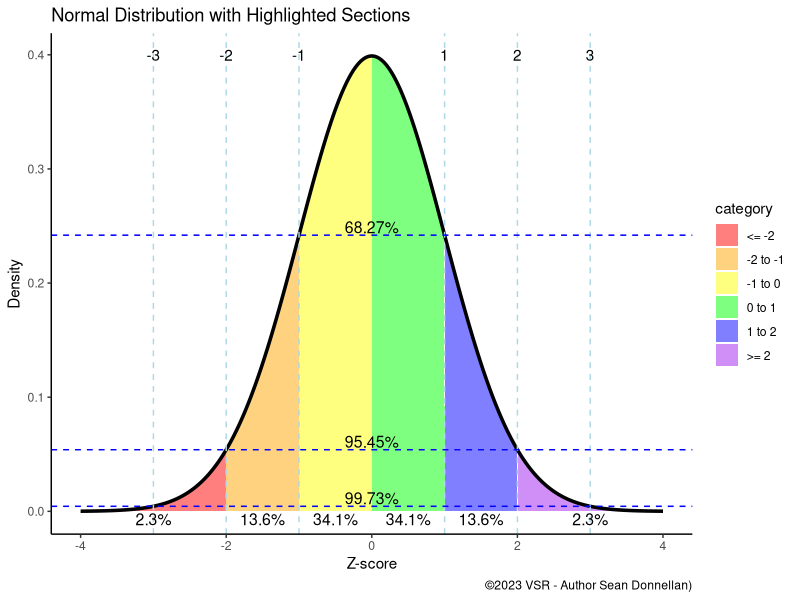

Here is the R script that generated this plot:
#!/usr/bin/env Rscript
# get filename to work on
# test if there is at least one argument: if not, return an error
if (interactive()) {
  interactive <- interactive()
  #probably running on my laptop so set these manually for testing through gui (rstudio)
  filename <- "normalDist.svg"
  setwd("r/data")
} else {
  #probably running in a docker or similar
  args <- commandArgs(trailingOnly = TRUE)
  if (length(args)==0) {
    stop("At least one argument must be supplied (input file)", call.=FALSE)
  } else {
    filename <- args[1]
  }
}
#Load Libraries
libs = c("ggplot2")
for (i in libs){
  if( !is.element(i, .packages(all.available = TRUE)) ) {
    install.packages(i)
  }
  library(i,character.only = TRUE)
}
# Create a data frame with x values
df <- data.frame(x = seq(-4, 4, length.out = 1000))
# Add a column with the density values
df$density <- dnorm(df$x)
# Find the density values at z-scores of different values
x_vals <- c(1,2,3)
density_vals <- dnorm(x_vals)
percent_vals <- round(pnorm(x_vals) - pnorm(x_vals*-1), 4)*100
isectdf <- data.frame(cbind(x = x_vals, density = density_vals, percent = percent_vals))
colnames(isectdf) <- c("x", "density","percent")
# Define color cutoffs for the density plot
labeldf <- data.frame(
  'colors' = c("red", "orange", "yellow", "green", "blue", "purple"),
  'percent' = c("2.3%", "13.6%", "34.1%", "34.1%", "13.6%", "2.3%" ), 
  'percentxPos' = c(-3, -1.5, -0.5, .5, 1.5, 3 ), 
  'labels1' = c("-Inf to -2", "2 to -1", "-1 to 0", "0 to 1", "1 to 2", "2 to Inf"), 
  'labels' = c("<= -2", "-2 to -1", "-1 to 0", "0 to 1", "1 to 2", ">= 2")) 
color_cutoffs <- c(-Inf, -2, -1, 0, 1, 2, Inf)
# Add a column with color categories
df$category <- cut(df$x, breaks = color_cutoffs, labels = labeldf$labels)
plot <- ggplot(df, aes(x, density)) +
  geom_area(aes(fill = category), alpha = 0.5) + geom_line(size = 1.2) +
  scale_fill_manual(values = labeldf$colors, labels = labeldf$labels) +
  geom_vline(linetype = "dashed", color = "lightblue", xintercept = c(isectdf$x,isectdf$x*-1)) +
  geom_text(data=isectdf, x = isectdf$x, y = .4, aes( label = x)) +
  geom_text(data=isectdf, x = isectdf$x*-1, y = .4, aes( label = x*-1)) +
  geom_hline(linetype = "dashed", color = "blue", yintercept = isectdf$density) +
  geom_text(data=isectdf, x = 0, y = isectdf$density+.007, size = 4, aes( label = paste0(percent, "%"))) +
  geom_text(data=labeldf, x = labeldf$percentxPos, y = -.007, size = 4, aes( label = percent )) +
  xlab("Z-score") + ylab("Density") +   theme_classic() +
  ggtitle("Normal Distribution with Highlighted Sections") +
  labs(caption = "©2023 VSR - Author Sean Donnellan)")

if (interactive()) {plot}
svg(file = filename )
plot
dev.off()
